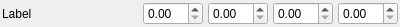
<?xml version="1.0" encoding="UTF-8"?>
<ui version="4.0">
 <class>PropertyControlVec4</class>
 <widget class="QWidget" name="PropertyControlVec4">
  <property name="geometry">
   <rect>
    <x>0</x>
    <y>0</y>
    <width>400</width>
    <height>26</height>
   </rect>
  </property>
  <property name="sizePolicy">
   <sizepolicy hsizetype="Preferred" vsizetype="Maximum">
    <horstretch>0</horstretch>
    <verstretch>0</verstretch>
   </sizepolicy>
  </property>
  <property name="windowTitle">
   <string>Form</string>
  </property>
  <layout class="QHBoxLayout" name="mLayout">
   <property name="spacing">
    <number>5</number>
   </property>
   <property name="margin">
    <number>2</number>
   </property>
   <item>
    <widget class="QLabel" name="mLabel">
     <property name="text">
      <string>Label</string>
     </property>
    </widget>
   </item>
   <item>
    <spacer name="horizontalSpacer">
     <property name="orientation">
      <enum>Qt::Horizontal</enum>
     </property>
     <property name="sizeHint" stdset="0">
      <size>
       <width>40</width>
       <height>20</height>
      </size>
     </property>
    </spacer>
   </item>
   <item>
    <widget class="QDoubleSpinBox" name="mX">
     <property name="minimumSize">
      <size>
       <width>60</width>
       <height>0</height>
      </size>
     </property>
    </widget>
   </item>
   <item>
    <widget class="QDoubleSpinBox" name="mY">
     <property name="minimumSize">
      <size>
       <width>60</width>
       <height>0</height>
      </size>
     </property>
    </widget>
   </item>
   <item>
    <widget class="QDoubleSpinBox" name="mZ">
     <property name="minimumSize">
      <size>
       <width>60</width>
       <height>0</height>
      </size>
     </property>
    </widget>
   </item>
   <item>
    <widget class="QDoubleSpinBox" name="mW">
     <property name="minimumSize">
      <size>
       <width>60</width>
       <height>0</height>
      </size>
     </property>
    </widget>
   </item>
  </layout>
 </widget>
 <resources/>
 <connections/>
</ui>
